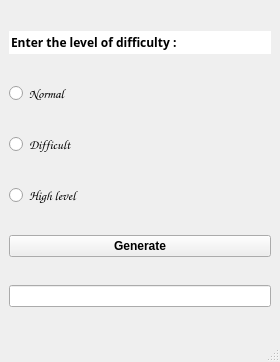
<?xml version="1.0" encoding="UTF-8"?>
<ui version="4.0">
 <class>MainWindow</class>
 <widget class="QMainWindow" name="MainWindow">
  <property name="geometry">
   <rect>
    <x>0</x>
    <y>0</y>
    <width>280</width>
    <height>362</height>
   </rect>
  </property>
  <property name="windowTitle">
   <string>Password_Generator</string>
  </property>
  <widget class="QWidget" name="centralwidget">
   <layout class="QGridLayout" name="gridLayout">
    <item row="3" column="0">
     <widget class="QRadioButton" name="rbt_2">
      <property name="font">
       <font>
        <family>Comic Sans MS</family>
        <pointsize>10</pointsize>
        <bold>false</bold>
       </font>
      </property>
      <property name="text">
       <string>Difficult</string>
      </property>
     </widget>
    </item>
    <item row="0" column="0">
     <widget class="QLineEdit" name="Label">
      <property name="font">
       <font>
        <family>Segoe Print</family>
        <bold>true</bold>
       </font>
      </property>
      <property name="text">
       <string>Enter the level of difficulty :</string>
      </property>
      <property name="frame">
       <bool>false</bool>
      </property>
      <property name="readOnly">
       <bool>true</bool>
      </property>
     </widget>
    </item>
    <item row="7" column="0">
     <widget class="QLineEdit" name="txt_box"/>
    </item>
    <item row="6" column="0">
     <widget class="QPushButton" name="Button_1">
      <property name="font">
       <font>
        <family>System</family>
        <pointsize>9</pointsize>
        <bold>true</bold>
       </font>
      </property>
      <property name="text">
       <string>Generate</string>
      </property>
     </widget>
    </item>
    <item row="5" column="0">
     <widget class="QRadioButton" name="rbt_3">
      <property name="font">
       <font>
        <family>Comic Sans MS</family>
        <pointsize>10</pointsize>
        <bold>false</bold>
       </font>
      </property>
      <property name="text">
       <string>High level</string>
      </property>
     </widget>
    </item>
    <item row="1" column="0">
     <widget class="QRadioButton" name="rbt_1">
      <property name="font">
       <font>
        <family>Comic Sans MS</family>
        <pointsize>10</pointsize>
       </font>
      </property>
      <property name="text">
       <string>Normal</string>
      </property>
     </widget>
    </item>
   </layout>
  </widget>
  <widget class="QMenuBar" name="menubar">
   <property name="geometry">
    <rect>
     <x>0</x>
     <y>0</y>
     <width>280</width>
     <height>22</height>
    </rect>
   </property>
  </widget>
  <widget class="QStatusBar" name="statusbar"/>
 </widget>
 <resources/>
 <connections/>
</ui>
